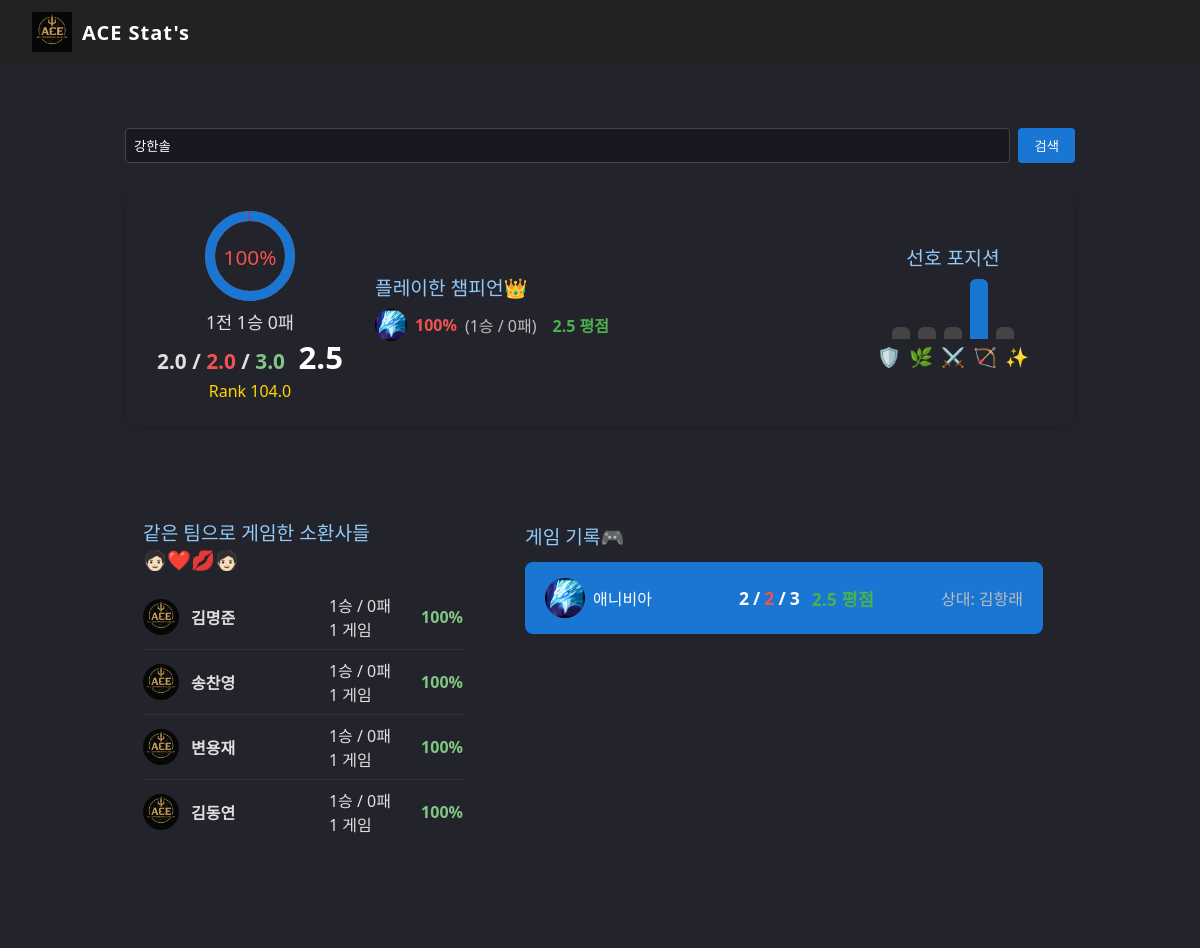
/search/?name=강한솔, run on the app's committed database.
### lolapp/models.py (models this page shows, shortened)
class Champion(models.Model):
    champ_id = models.CharField(max_length=32, unique=True)
    name = models.CharField(max_length=64)

class User(models.Model):
    name = models.CharField(max_length=30)
    lol_id = models.CharField(max_length=40, primary_key=True)

class GameData(models.Model):
    id = models.AutoField(primary_key=True)
    game = models.ForeignKey(Game, on_delete=models.CASCADE)
    user = models.ForeignKey(User, to_field='lol_id', on_delete=models.CASCADE)
    result = models.CharField(max_length=10)  # 'win'/'lose'
    champion = models.CharField(max_length=30)
    line = models.CharField(max_length=10)
    kill = models.IntegerField()
    death = models.IntegerField()
    assist = models.IntegerField()
    rank_score = models.FloatField(default=0)  # 추가: 랭크 점수

### lolapp/views.py (the view)
# urls.py: path('search/', views.search, name='search'),
def search(request):
    query = request.GET.get('name', '')
    user = None
    champion_stats = []
    team_users = []
    game_records = []
    if query:
        try:
            user = User.objects.get(name=query)
            champ_qs = (
                GameData.objects.filter(user=user)
                .values('champion')
                .annotate(
                    games=Count('id'),
                    win=Count('id', filter=Q(result='win')),
                    lose=Count('id', filter=Q(result='lose')),
                    kill=Sum('kill'),
                    death=Sum('death'),
                    assist=Sum('assist'),
                )
            )
            champion_stats = []
            for c in champ_qs:
                death = c['death'] if c['death'] else 1
                kda = round((c['kill'] + c['assist']) / death, 2)
                winrate = int((c['win'] / c['games']) * 100) if c['games'] else 0
                champion_obj = Champion.objects.filter(name=c['champion']).first()
                champion_img = champion_obj.champ_id if champion_obj else c['champion']
                champion_stats.append({
                    'champion': c['champion'],
                    'games': c['games'],
                    'win': c['win'],
                    'lose': c['lose'],
                    'kill': c['kill'],
                    'death': c['death'],
                    'assist': c['assist'],
                    'kda': kda,
                    'winrate': winrate,
                    'champion_img': champion_img,
                })
            qs = GameData.objects.filter(user=user)
            total = qs.count()
            win = qs.filter(result='win').count()
            lose = qs.filter(result='lose').count()
            k_sum = qs.aggregate(k=Sum('kill'))['k'] or 0
            d_sum = qs.aggregate(d=Sum('death'))['d'] or 0
            a_sum = qs.aggregate(a=Sum('assist'))['a'] or 0
            kda = round((k_sum + a_sum) / (d_sum if d_sum else 1), 2) if total else 0
            rank_score = round(qs.aggregate(score=Sum('rank_score'))['score'] or 0, 2)
            avg_rank_score = round(rank_score / total, 2) if total else 0
            kill_avg = round(k_sum / total, 1) if total else 0
            death_avg = round(d_sum / total, 1) if total else 0
            assist_avg = round(a_sum / total, 1) if total else 0
            stats = {
                'total': total,
                'win': win,
                'lose': lose,
                'kill': k_sum,
                'death': d_sum,
                'assist': a_sum,
                'kda': kda,
                'rank_score': avg_rank_score,
                'kill_avg': kill_avg,
                'death_avg': death_avg,
                'assist_avg': assist_avg,
            }
            win_percent = int((win / total) * 100) if total else 0
            lose_percent = 100 - win_percent if total else 0
            line_counts = {}
            for line in ['top', 'jungle', 'mid', 'adc', 'support']:
                line_counts[line] = GameData.objects.filter(user=user, line=line).count()
            max_line = max(line_counts.values()) if line_counts else 1
            line_bars = []
            for line in ['top', 'jungle', 'mid', 'adc', 'support']:
                count = line_counts[line]
                height = int(12 + 48 * (count / max_line)) if max_line else 12
                color = '#1976d2' if count == max_line and count > 0 else '#444'
                line_bars.append({'height': height, 'color': color})
            game_qs = (
                GameData.objects.filter(user=user)
                .select_related('game')
                .order_by('-game__id')[:10]
            )
            game_records = []
            for gd in game_qs:
                opponent_gd = GameData.objects.filter(
                    game=gd.game,
                    result='lose' if gd.result == 'win' else 'win',
                    line=gd.line
                ).first()
                opponent_name = opponent_gd.user.name if opponent_gd else ''
                champion_obj = Champion.objects.filter(name=gd.champion).first()
                champion_img = champion_obj.champ_id if champion_obj else gd.champion
                game_records.append({
                    'date': gd.game.date,
                    'champion': gd.champion,
                    'kill': gd.kill,
                    'death': gd.death,
                    'assist': gd.assist,
                    'result': gd.result,
                    'opponent': opponent_name,
                    'kda': round((gd.kill + gd.assist) / gd.death, 2) if gd.death else gd.kill + gd.assist,
                    'champion_img': champion_img,
                })
            team_users = []
            teammate_dict = {}
            all_gamedata = GameData.objects.filter(user=user)
            for gd in all_gamedata:
                teammates = (
                    GameData.objects
                    .filter(game=gd.game, result=gd.result)
                    .exclude(user=user)
                )
                for t in teammates:
                    key = t.user.lol_id
                    if key not in teammate_dict:
                        teammate_dict[key] = {
                            'name': t.user.name,
                            'lol_id': t.user.lol_id,
                            'games': 0,
                            'win': 0,
                            'lose': 0,
                        }
                    teammate_dict[key]['games'] += 1
                    if t.result == 'win':
                        teammate_dict[key]['win'] += 1
                    else:
                        teammate_dict[key]['lose'] += 1
            for v in teammate_dict.values():
                v['winrate'] = int((v['win'] / v['games']) * 100) if v['games'] else 0
                team_users.append(v)
        except User.DoesNotExist:
            user = None
    context = {
        'query': query,
        'user': user,
        'champion_stats': champion_stats,
        'team_users': team_users,
        'game_records': game_records,
        'stats': stats if query else None,
        'line_counts': line_counts if query else None,
        'max_line': max_line if query else 1,
        'line_bars': line_bars if query else None,
        'win_percent': win_percent if query else 0,
        'lose_percent': lose_percent if query else 0,
    }
    return render(request, 'lolapp/search.html', context)

### lolapp/templates/lolapp/search.html (shortened to what this page needs)
{% load static %}
{% include 'lolapp/header.html' %}
<link rel="stylesheet" href="{% static 'header.css' %}">
<!DOCTYPE html>
<html lang="ko">
<head>
</head>
<body>
    <div class="container">
        <form class="search-bar" method="get" action="{% url 'search' %}">
            <input type="text" name="name" placeholder="소환사명이나 이름을 입력하세요" value="{{ query }}">
            <button type="submit">검색</button>
        </form>
        {% if user %}
        <div class="recent-summary" style="background:#23232b; border-radius:16px; padding:24px 32px; margin-bottom:32px; display:flex; gap:32px; align-items:center; box-shadow:0 2px 8px #0002;">
            <div style="min-width:180px; text-align:center;">
                <div style="width:90px; height:90px; margin:0 auto 8px auto; position:relative;">
                    <svg width="90" height="90" viewBox="0 0 36 36" style="transform:rotate(-90deg);">
                        <circle cx="18" cy="18" r="16" fill="none" stroke="#c62828" stroke-width="4" />
                        <circle cx="18" cy="18" r="16" fill="none" stroke="#1976d2" stroke-width="4" stroke-dasharray="{{ win_percent }},100" stroke-dashoffset="0" />
                    </svg>
                    <span style="position:absolute; width:100%; top:32px; left:0; text-align:center; font-size:1.3em; color:#ef5350;">{{ win_percent }}%</span>
                </div>
                <div style="font-size:1.1em; margin-bottom:2px;">{{ stats.total }}전 {{ stats.win }}승 {{ stats.lose }}패</div>
                <div style="font-size:1.3em; font-weight:bold; margin-bottom:2px;">
                    <span style="color:#e0e0e0;">{{ stats.kill_avg }}</span> /
                    <span style="color:#ef5350;">{{ stats.death_avg }}</span> /
                    <span style="color:#81c784;">{{ stats.assist_avg }}</span>
                    <span style="font-size:1.5em; color:#fff; margin-left:8px;">{{ stats.kda }}</span>
                </div>
                <div style="color:#ffd600; font-size:1em;">Rank {{ stats.rank_score }}</div>
            </div>
            <div style="flex:1; min-width:220px;">
                <div class="section-title" style="margin:0 0 8px 0;">플레이한 챔피언👑</div>
                <div style="display:flex; flex-direction:column; gap:8px;">
                    {% for champ in champion_stats|slice:':3' %}
                    <div style="display:flex; align-items:center; gap:8px;">
                        <img src="{% static 'img/' %}{{ champ.champion_img }}.png" style="width:32px; height:32px; border-radius:50%;">
                        <span style="font-weight:bold; color:{% if champ.winrate >= 60 %}#ef5350{% elif champ.winrate == 100 %}#81c784{% else %}#ffd600{% endif %};">{{ champ.winrate }}%</span>
                        <span style="color:#bdbdbd;">({{ champ.win }}승 / {{ champ.lose }}패)</span>
                        <span style="color:#4caf50; font-weight:bold; margin-left:8px;">{{ champ.kda }} 평점</span>
                    </div>
                    {% empty %}
                    <div style="color:#bdbdbd;">플레이한 챔피언 데이터 없음</div>
                    {% endfor %}
                </div>
            </div>
            <div style="min-width:180px; text-align:center;">
                <div class="section-title" style="margin:0 0 8px 0;">선호 포지션</div>
                <div style="display:flex; gap:8px; align-items:end; height:60px; justify-content:center;">
                    {% for bar in line_bars %}
                    <div style="width:18px; height:{{ bar.height }}px; background:{{ bar.color }}; border-radius:6px 6px 0 0;"></div>
                    {% endfor %}
                </div>
                <div style="display:flex; gap:8px; justify-content:center; margin-top:4px; font-size:1.2em; color:#bdbdbd;">
                    <span>🛡️</span><span>🌿</span><span>⚔️</span><span>🏹</span><span>✨</span>
                </div>
            </div>
        </div>
        <div style="display:flex; gap:12px; align-items:flex-start;">
            <div style="flex:0 0 320px; min-width:220px; background:#23232b; border-radius:32px; padding:28px 18px 28px 18px;">
                <div class="section-title">같은 팀으로 게임한 소환사들🧑🏻‍❤️‍💋‍🧑🏻</div>
                <div class="team-list" style="background:none; padding:0;">
                    {% for team in team_users %}
                    <div class="team-user">
                        <img src="{% static 'img/logo.png' %}">
                        <div class="team-user-info">
                            <span class="team-user-name">{{ team.name }}</span>
                        </div>
                        <div class="team-user-record">{{ team.win }}승 / {{ team.lose }}패<br>{{ team.games }} 게임</div>
                        <div class="team-user-winrate {% if team.winrate >= 60 %}green{% elif team.winrate <= 40 %}red{% endif %}">{{ team.winrate }}%</div>
                    </div>
                    {% empty %}
                    <div style="color:#bdbdbd; padding:16px;">같이 한 팀원이 없습니다.</div>
                    {% endfor %}
                </div>
            </div>
            <div style="flex:1; background:#23232b; border-radius:48px; padding:32px 32px 32px 32px; min-width:320px;">
                <div class="section-title">게임 기록🎮</div>
                <div class="game-list">
                    {% for game in game_records %}
                    <div class="game-card {% if game.result == 'lose' %}lose{% else %}win{% endif %}" style="background:{% if game.result == 'lose' %}#c62828{% else %}#1976d2{% endif %}; color:#fff; border:none;">
                        <div class="game-champion">
                            <img src="{% static 'img/' %}{{ game.champion_img }}.png">
                            <span>{{ game.champion }}</span>
                        </div>
                        <div class="game-info" style="text-align:center;">
                            <div class="game-kda" style="justify-content:center; display:flex; align-items:center; gap:4px; font-size:1.1em; font-weight:bold;">
                                <span>{{ game.kill }}</span> / <span class="death">{{ game.death }}</span> / <span>{{ game.assist }}</span> <span class="score">{{ game.kda }} 평점</span>
                            </div>
                        </div>
                        <div class="game-vs">상대: {{ game.opponent }}</div>
                    </div>
                    {% empty %}
                    <div style="color:#bdbdbd; padding:16px;">게임 기록이 없습니다.😒</div>
                    {% endfor %}
                </div>
            </div>
        </div>
        {% else %}
        <div style="color:#bdbdbd; padding:32px; text-align:center;">소환사명이나 이름을 검색해주세요.🔥</div>
        {% endif %}
    </div>
</body>
</html>

### lolapp/static/header.css (style rules this page uses)
body { margin: 0; padding: 0; }

### lolapp/templates/lolapp/search.html (style rules this page uses)
body { background: #23232b; font-family: 'Segoe UI', Arial, sans-serif; color: #e0e0e0; }
.container { max-width: 950px; margin: 40px auto; background: #23232b; border-radius: 10px; padding: 24px; }
.search-bar { display: flex; gap: 8px; margin-bottom: 24px; }
.search-bar input { flex: 1; padding: 8px; border: 1px solid #444; border-radius: 4px; background: #181820; color: #fff; }
.search-bar button { padding: 8px 16px; background: #1976d2; color: #fff; border: none; border-radius: 4px; cursor: pointer; }
.section-title { font-size: 1.2em; margin: 32px 0 12px 0; color: #90caf9; }
.team-list { background: #23232b; border-radius: 8px; padding: 12px 20px; margin-bottom: 24px; }
.team-user { display: flex; align-items: center; padding: 8px 0; border-bottom: 1px solid #333; }
.team-user:last-child { border-bottom: none; }
.team-user img { width: 36px; height: 36px; border-radius: 50%; margin-right: 12px; }
.team-user-info { flex: 1; }
.team-user-name { font-weight: bold; }
.team-user-record { margin-right: 24px; }
.team-user-winrate { font-weight: bold; min-width: 48px; text-align: right; }
.team-user-winrate.green { color: #81c784; }
.game-list { display: flex; flex-direction: column; gap: 16px; }
.game-card { background: #26324a; border-radius: 8px; padding: 16px 20px; display: flex; align-items: center; border-left: 6px solid #1976d2; }
.game-champion { display: flex; align-items: center; margin-right: 20px; }
.game-champion img { width: 40px; height: 40px; border-radius: 50%; margin-right: 8px; }
.game-info { flex: 1; }
.game-kda { font-size: 1.1em; font-weight: bold; }
.game-kda .death { color: #ef5350; }
.game-kda .score { color: #4caf50; margin-left: 8px; }
.game-vs { min-width: 80px; text-align: right; font-size: 1em; color: #bdbdbd; }

### data on the page
Champion: champion_img (picture)
User: name "김명준"
User: name "송찬영"
User: name "변용재"
User: name "김동연"
GameData: champion "애니비아"
User: opponent "김항래"

### other printed values
{{ win_percent }} "100"
{{ stats.total }} "1"
{{ stats.win }} "1"
{{ stats.lose }} "0"
{{ stats.kill_avg }} "2.0"
{{ stats.death_avg }} "2.0"
{{ stats.assist_avg }} "3.0"
{{ stats.kda }} "2.5"
{{ stats.rank_score }} "104.0"
{{ champ.winrate }} "100"
{{ champ.win }} "1"
{{ champ.lose }} "0"
{{ champ.kda }} "2.5"
{{ team.win }} "1" "1" "1" "1"
{{ team.lose }} "0" "0" "0" "0"
